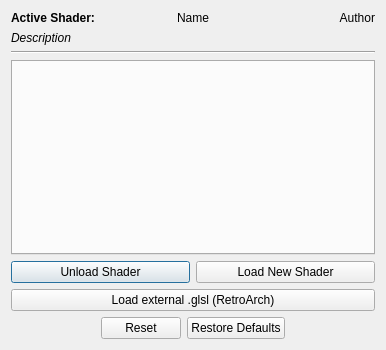
<?xml version="1.0" encoding="UTF-8"?>
<ui version="4.0">
 <class>QGBA::ShaderSelector</class>
 <widget class="QDialog" name="QGBA::ShaderSelector">
  <property name="geometry">
   <rect>
    <x>0</x>
    <y>0</y>
    <width>386</width>
    <height>350</height>
   </rect>
  </property>
  <property name="windowTitle">
   <string>Shaders</string>
  </property>
  <layout class="QVBoxLayout" name="verticalLayout">
   <item>
    <layout class="QHBoxLayout" name="horizontalLayout">
     <item>
      <widget class="QLabel" name="label">
       <property name="font">
        <font>
         <weight>75</weight>
         <bold>true</bold>
        </font>
       </property>
       <property name="text">
        <string>Active Shader:</string>
       </property>
      </widget>
     </item>
     <item>
      <widget class="QLabel" name="shaderName">
       <property name="text">
        <string>Name</string>
       </property>
       <property name="alignment">
        <set>Qt::AlignCenter</set>
       </property>
      </widget>
     </item>
     <item>
      <widget class="QLabel" name="author">
       <property name="text">
        <string>Author</string>
       </property>
       <property name="alignment">
        <set>Qt::AlignRight|Qt::AlignTrailing|Qt::AlignVCenter</set>
       </property>
      </widget>
     </item>
    </layout>
   </item>
   <item>
    <widget class="QLabel" name="description">
     <property name="font">
      <font>
       <italic>true</italic>
      </font>
     </property>
     <property name="text">
      <string>Description</string>
     </property>
     <property name="wordWrap">
      <bool>true</bool>
     </property>
    </widget>
   </item>
   <item>
    <widget class="Line" name="line">
     <property name="orientation">
      <enum>Qt::Horizontal</enum>
     </property>
    </widget>
   </item>
   <item>
    <widget class="QTabWidget" name="passes">
     <property name="currentIndex">
      <number>-1</number>
     </property>
    </widget>
   </item>
   <item>
    <layout class="QGridLayout" name="gridLayout">
     <item row="0" column="0">
      <widget class="QPushButton" name="unload">
       <property name="text">
        <string>Unload Shader</string>
       </property>
      </widget>
     </item>
     <item row="0" column="1">
      <widget class="QPushButton" name="load">
       <property name="text">
        <string>Load New Shader</string>
       </property>
      </widget>
     </item>
     <item row="1" column="0" colspan="2">
      <widget class="QPushButton" name="loadExternal">
       <property name="text">
        <string>Load external .glsl (RetroArch)</string>
       </property>
      </widget>
     </item>
     <item row="2" column="0" colspan="2">
      <widget class="QDialogButtonBox" name="buttonBox">
       <property name="orientation">
        <enum>Qt::Horizontal</enum>
       </property>
       <property name="standardButtons">
        <set>QDialogButtonBox::Reset|QDialogButtonBox::RestoreDefaults</set>
       </property>
       <property name="centerButtons">
        <bool>true</bool>
       </property>
      </widget>
     </item>
    </layout>
   </item>
  </layout>
 </widget>
 <resources/>
 <connections/>
</ui>
